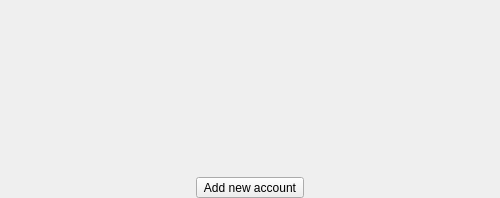
<?xml version="1.0" encoding="UTF-8"?>
<ui version="4.0">
 <class>AddNewAccount</class>
 <widget class="QFrame" name="AddNewAccount">
  <property name="geometry">
   <rect>
    <x>0</x>
    <y>0</y>
    <width>235</width>
    <height>198</height>
   </rect>
  </property>
  <property name="sizePolicy">
   <sizepolicy hsizetype="Preferred" vsizetype="Preferred">
    <horstretch>0</horstretch>
    <verstretch>0</verstretch>
   </sizepolicy>
  </property>
  <property name="minimumSize">
   <size>
    <width>0</width>
    <height>0</height>
   </size>
  </property>
  <property name="maximumSize">
   <size>
    <width>16777215</width>
    <height>16777215</height>
   </size>
  </property>
  <property name="windowTitle">
   <string>Password generator</string>
  </property>
  <layout class="QVBoxLayout" name="verticalLayout">
   <property name="spacing">
    <number>0</number>
   </property>
   <property name="leftMargin">
    <number>0</number>
   </property>
   <property name="topMargin">
    <number>0</number>
   </property>
   <property name="rightMargin">
    <number>0</number>
   </property>
   <property name="bottomMargin">
    <number>0</number>
   </property>
   <item>
    <layout class="QHBoxLayout" name="addInfoLayout">
     <item>
      <widget class="PasswordUI::AddPreviewAccountInfo" name="addPreviewAccountInfoWidget">
       <property name="minimumSize">
        <size>
         <width>0</width>
         <height>0</height>
        </size>
       </property>
       <property name="frameShape">
        <enum>QFrame::StyledPanel</enum>
       </property>
       <property name="frameShadow">
        <enum>QFrame::Raised</enum>
       </property>
      </widget>
     </item>
     <item>
      <widget class="PasswordUI::AddMainAccountInfo" name="addMainInfoWidget" native="true">
       <property name="minimumSize">
        <size>
         <width>500</width>
         <height>0</height>
        </size>
       </property>
      </widget>
     </item>
    </layout>
   </item>
   <item>
    <spacer name="verticalSpacer">
     <property name="orientation">
      <enum>Qt::Vertical</enum>
     </property>
     <property name="sizeHint" stdset="0">
      <size>
       <width>20</width>
       <height>171</height>
      </size>
     </property>
    </spacer>
   </item>
   <item>
    <layout class="QHBoxLayout" name="addButtonLayout">
     <property name="spacing">
      <number>0</number>
     </property>
     <item>
      <spacer name="horizontalSpacer">
       <property name="orientation">
        <enum>Qt::Horizontal</enum>
       </property>
       <property name="sizeHint" stdset="0">
        <size>
         <width>40</width>
         <height>20</height>
        </size>
       </property>
      </spacer>
     </item>
     <item>
      <widget class="QToolButton" name="addButton">
       <property name="text">
        <string>Add new account</string>
       </property>
      </widget>
     </item>
     <item>
      <spacer name="horizontalSpacer_2">
       <property name="orientation">
        <enum>Qt::Horizontal</enum>
       </property>
       <property name="sizeHint" stdset="0">
        <size>
         <width>40</width>
         <height>20</height>
        </size>
       </property>
      </spacer>
     </item>
    </layout>
   </item>
  </layout>
 </widget>
 <customwidgets>
  <customwidget>
   <class>PasswordUI::AddPreviewAccountInfo</class>
   <extends>QFrame</extends>
   <header>PasswordUI/CentralView/AddPreviewAccountInfo.h</header>
   <container>1</container>
  </customwidget>
  <customwidget>
   <class>PasswordUI::AddMainAccountInfo</class>
   <extends>QWidget</extends>
   <header>PasswordUI/CentralView/AddMainAccountInfo.h</header>
   <container>1</container>
  </customwidget>
 </customwidgets>
 <resources/>
 <connections/>
</ui>
